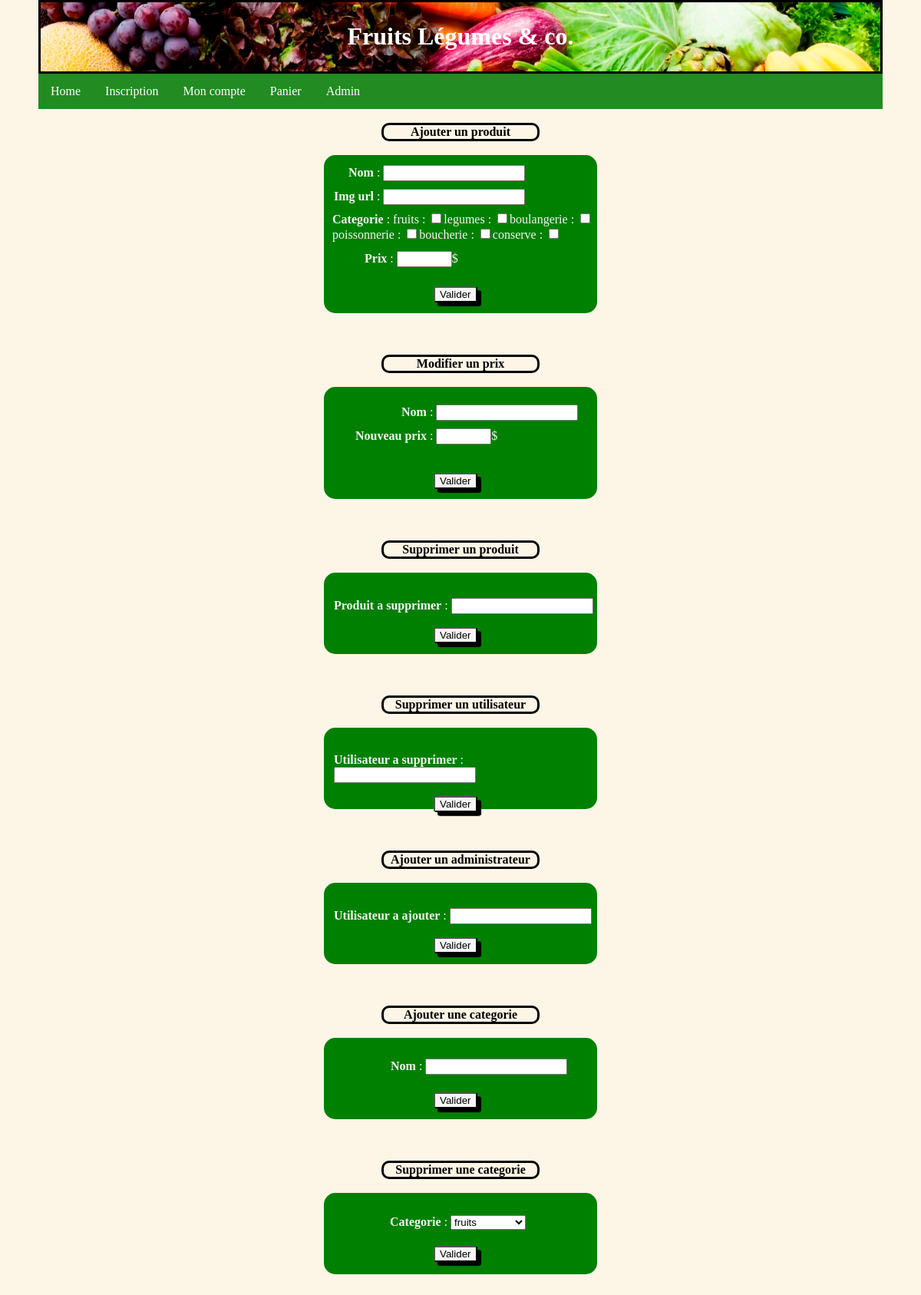
The page /admin.php (signed in) on the database its author committed.
### tables this page shows
CREATE TABLE `categorie` (
  `id` int(11) NOT NULL,
  `nom` varchar(255) NOT NULL
);

### admin.php (the view, shortened to what this page needs)
<?php
	include("includes/header.php");
	$db = db_connect();
?>
	<!DOCTYPE html>
	<html>
	<head>
		<link rel="stylesheet" type="text/css" href="dir-css/admin.css">
	</head>
	<body>
<?php
	if ($_SESSION["admin"])
	{
?>
	<div id="admin">
	<br>
	<div class="ajoutpr">
		<h1>Ajouter un produit</h1><br>
		<form action="admin/add_product.php" method="post">
			<span id="name" ><b>Nom</b> : <input type="text" name="name" required><br></span>
			<span id="url"><b>Img url</b> : <input type="text" name="img"><br></span>
			<div id="cat" ><b>Categorie</b> :
<?php
		$req = mysqli_query($db, "SELECT `nom`, `id` FROM `categorie`");
		while ($cat = mysqli_fetch_assoc($req))
		{
?>
			<span><?php echo $cat['nom']." : "?></span>
			<input type="checkbox" name=<?php echo $cat['nom']." : ";
		}
?>			<br><br>
			</div>
			<span id="prix"><b>Prix</b> : <input type="number" min="0" max="15" step="0.5" name="price" required>$<br></span>
			<input type="submit" id="submit" name="submit" value="Valider">
		</form>
		<br><br><br>
	</div>
	<div class="modif">
		<h1>Modifier un prix</h1><br>
		<form action="admin/modif_price.php" method="post">
			<span id="name" ><b>Nom</b> : <input type="text" name="name" required><br></span>
			<span id="new" ><b>Nouveau prix</b> : <input type="number" min="0" max="15" step="0.5" name="price" required>$<br></span>
			<input id="submit" type="submit" id="submit" name="submit" value="Valider">
		</form>
		<br><br><br>
	</div>
	<div class="suppro">
		<h1>Supprimer un produit</h1><br>
		<form action="admin/delete_product.php" method="post">
			<span class="champ"><b>Produit a supprimer</b> : <input type="text" name="name" required><br></span>
			<input type="submit" id="submit" name="submit" value="Valider">
		</form>
		<br><br><br>
	</div>
	<div class="suppro">
		<h1>Supprimer un utilisateur</h1><br>
		<form action="admin/delete_user.php" method="post">
			<span class="champ"><b>Utilisateur a supprimer</b> : <input type="text" name="name" required><br></span>
			<input type="submit" id="submit" name="submit" value="Valider">
		</form>
		<br><br><br>
	</div>
	<div class="suppro">
		<h1>Ajouter un administrateur</h1><br>
		<form action="admin/add_admin.php" method="post">
			<span class="champ"><b>Utilisateur a ajouter</b> : <input type="text" name="name" required><br></span>
			<input type="submit" id="submit" name="submit" value="Valider">
		</form>
		<br><br><br>
	</div>
	<div class="ajoutcat">
		<h1>Ajouter une categorie</h1><br>
		<form action="admin/add_cat.php" method="post">
			<span class="champ"><b>Nom</b> : <input type="text" name="name" required><br></span>
			<input type="submit" id="submit" name="submit" value="Valider">
		</form>
		<br><br><br>
	</div>
	<div class="suppcat">
		<h1>Supprimer une categorie</h1><br>
		<form action="admin/delete_cat.php" method="post">
			<div id="select">
				<b>Categorie</b> :
				<select name="cat">
<?php
				$req = mysqli_query($db, "SELECT `nom`, `id` FROM `categorie`");
				while ($cat = mysqli_fetch_assoc($req))
				{
?>
					<option value=<?php echo $cat['nom']?>><?php echo $cat['nom']?></option>
<?php
				}
?>
				</select>
			</div>
			<input type="submit" id="submit" name="submit" value="Valider">
		</form>
		<br><br><br>
	</div>
	</div>
</body>
</html>
<?php
	}
?>

### dir-css/admin.css (style rules this page uses)
#admin #submit { border-radius: 10%; background-color: #F5F5F5; box-shadow: 5px 5px 1px #000000; }
#admin form { color: #F5F5F5; position: relative; margin: auto; border: solid; border-color: green; border-radius: 15px; width: 350px; height: 200px; background-color: green; }
#admin h1 { border-style: solid; border-radius: 10px; width: 200px; font-size: medium; margin: auto; text-align: center; }
#admin .ajoutpr #name { top: 10px; position: relative; left: 29px; }
#admin .ajoutpr #url { top: 20px; position: relative; left: 10px }
#admin .ajoutpr #prix { position: relative; top: 40px; left: 50px; }
#admin .ajoutpr #cat { position: relative; top: 28px; left: 8px; }
#admin .ajoutpr #submit { top: 65px; left: 140px; position: relative; }
#admin .modif #name { position: relative; top: 20px; left: 98px; }
#admin .modif #new { position: relative; top: 30px; left: 38px; }
#admin .modif #submit { position: relative; top: 67px; left: 140px; }
#admin .modif form { height: 140px; }
#admin .suppro form { height: 100px; }
#admin .suppro #submit, .ajoutcat #submit, .suppcat #submit { position: relative; left: 140px; top: 47px; }
#admin .suppro .champ { position: relative; top: 30px; left: 10px; }
#admin .ajoutcat .champ { position: relative; top: 24px; left: 84px; }
#admin .ajoutcat form { height: 100px; }
#admin .suppcat form { height: 100px; }
#admin #select { position: relative; top: 26px; left: 83px; }

### includes/header.php (style rules this page uses)
body { margin: auto; max-width: 1100px; background-color: #FDF5E6; }

### rows shown on the page
categorie: nom "fruits"
categorie: nom "legumes"
categorie: nom "boulangerie"
categorie: nom "poissonnerie"
categorie: nom "boucherie"
categorie: nom "conserve"

### other values the page prints
form field cat "fruits"
